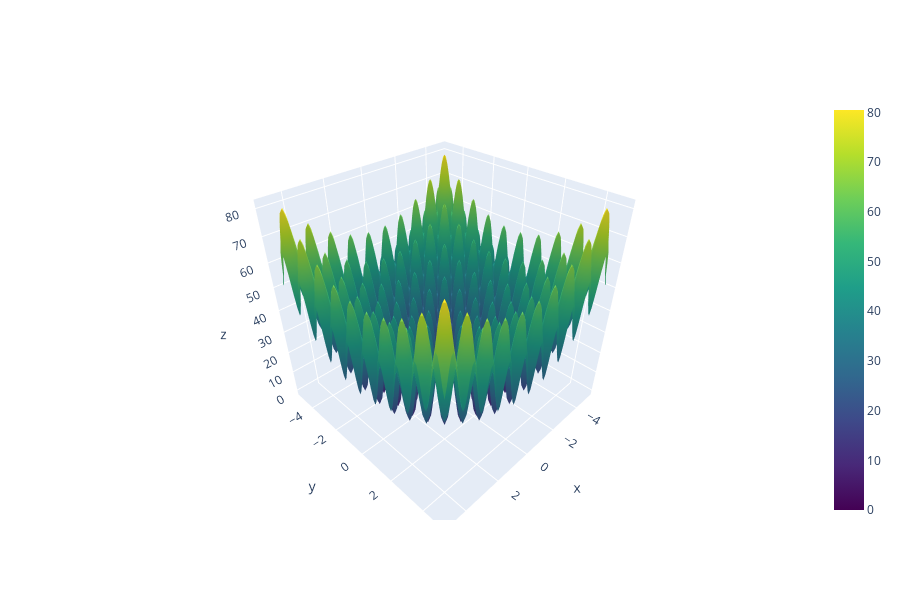

Here is the notebook cell this chart was saved with:
### Code cell
visualize_func(rastrigin)

### Figure 1 — Plotly figure (JSON) as saved in the notebook; plotly's stock layout.template omitted (floating-point values rounded to 4 significant figures; data arrays with more than 128 entries replaced by an {"elided": "..."} marker saying what was removed)
{"data": [{"colorscale": [[0, "#440154"], [0.1111, "#482878"], [0.2222, "#3e4989"], [0.3333, "#31688e"], [0.4444, "#26828e"], [0.5556, "#1f9e89"], [0.6667, "#35b779"], [0.7778, "#6ece58"], [0.8889, "#b5de2b"], [1, "#fde725"]], "type": "surface", "x": {"elided": "100x100 float values"}, "y": {"elided": "100x100 float values"}, "z": {"elided": "100x100 float values"}}], "layout": {"autosize": true, "height": 600}}
